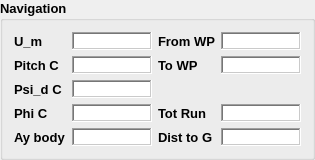
          <widget class="QGroupBox" name="navigation_groupBox">
           <property name="minimumSize">
            <size>
             <width>0</width>
             <height>0</height>
            </size>
           </property>
           <property name="maximumSize">
            <size>
             <width>16777215</width>
             <height>16777215</height>
            </size>
           </property>
           <property name="font">
            <font>
             <pointsize>10</pointsize>
             <weight>75</weight>
             <bold>true</bold>
            </font>
           </property>
           <property name="title">
            <string>Navigation</string>
           </property>
           <layout class="QVBoxLayout" name="verticalLayout_2">
            <item>
             <layout class="QGridLayout" name="gridLayout_4">
              <item row="0" column="0">
               <widget class="QLabel" name="label_26">
                <property name="minimumSize">
                 <size>
                  <width>0</width>
                  <height>0</height>
                 </size>
                </property>
                <property name="maximumSize">
                 <size>
                  <width>16777215</width>
                  <height>16777215</height>
                 </size>
                </property>
                <property name="font">
                 <font>
                  <pointsize>10</pointsize>
                  <weight>75</weight>
                  <bold>true</bold>
                 </font>
                </property>
                <property name="text">
                 <string>U_m</string>
                </property>
               </widget>
              </item>
              <item row="0" column="1">
               <widget class="QTextEdit" name="m_Um">
                <property name="sizePolicy">
                 <sizepolicy hsizetype="Expanding" vsizetype="Fixed">
                  <horstretch>0</horstretch>
                  <verstretch>0</verstretch>
                 </sizepolicy>
                </property>
                <property name="minimumSize">
                 <size>
                  <width>60</width>
                  <height>18</height>
                 </size>
                </property>
                <property name="maximumSize">
                 <size>
                  <width>80</width>
                  <height>18</height>
                 </size>
                </property>
                <property name="frameShape">
                 <enum>QFrame::WinPanel</enum>
                </property>
                <property name="verticalScrollBarPolicy">
                 <enum>Qt::ScrollBarAlwaysOff</enum>
                </property>
                <property name="horizontalScrollBarPolicy">
                 <enum>Qt::ScrollBarAlwaysOff</enum>
                </property>
                <property name="readOnly">
                 <bool>true</bool>
                </property>
               </widget>
              </item>
              <item row="0" column="2">
               <widget class="QLabel" name="label_31">
                <property name="minimumSize">
                 <size>
                  <width>0</width>
                  <height>0</height>
                 </size>
                </property>
                <property name="maximumSize">
                 <size>
                  <width>16777215</width>
                  <height>16777215</height>
                 </size>
                </property>
                <property name="font">
                 <font>
                  <pointsize>10</pointsize>
                  <weight>75</weight>
                  <bold>true</bold>
                 </font>
                </property>
                <property name="text">
                 <string>From WP</string>
                </property>
               </widget>
              </item>
              <item row="0" column="3">
               <widget class="QTextEdit" name="m_FromWP">
                <property name="sizePolicy">
                 <sizepolicy hsizetype="Expanding" vsizetype="Fixed">
                  <horstretch>0</horstretch>
                  <verstretch>0</verstretch>
                 </sizepolicy>
                </property>
                <property name="minimumSize">
                 <size>
                  <width>60</width>
                  <height>18</height>
                 </size>
                </property>
                <property name="maximumSize">
                 <size>
                  <width>80</width>
                  <height>18</height>
                 </size>
                </property>
                <property name="frameShape">
                 <enum>QFrame::WinPanel</enum>
                </property>
                <property name="verticalScrollBarPolicy">
                 <enum>Qt::ScrollBarAlwaysOff</enum>
                </property>
                <property name="horizontalScrollBarPolicy">
                 <enum>Qt::ScrollBarAlwaysOff</enum>
                </property>
                <property name="readOnly">
                 <bool>true</bool>
                </property>
               </widget>
              </item>
              <item row="1" column="0">
               <widget class="QLabel" name="label_27">
                <property name="minimumSize">
                 <size>
                  <width>0</width>
                  <height>0</height>
                 </size>
                </property>
                <property name="maximumSize">
                 <size>
                  <width>16777215</width>
                  <height>16777215</height>
                 </size>
                </property>
                <property name="font">
                 <font>
                  <pointsize>10</pointsize>
                  <weight>75</weight>
                  <bold>true</bold>
                 </font>
                </property>
                <property name="text">
                 <string>Pitch C</string>
                </property>
               </widget>
              </item>
              <item row="1" column="1">
               <widget class="QTextEdit" name="m_PitchC">
                <property name="sizePolicy">
                 <sizepolicy hsizetype="Expanding" vsizetype="Fixed">
                  <horstretch>0</horstretch>
                  <verstretch>0</verstretch>
                 </sizepolicy>
                </property>
                <property name="minimumSize">
                 <size>
                  <width>60</width>
                  <height>18</height>
                 </size>
                </property>
                <property name="maximumSize">
                 <size>
                  <width>80</width>
                  <height>18</height>
                 </size>
                </property>
                <property name="frameShape">
                 <enum>QFrame::WinPanel</enum>
                </property>
                <property name="verticalScrollBarPolicy">
                 <enum>Qt::ScrollBarAlwaysOff</enum>
                </property>
                <property name="horizontalScrollBarPolicy">
                 <enum>Qt::ScrollBarAlwaysOff</enum>
                </property>
                <property name="readOnly">
                 <bool>true</bool>
                </property>
               </widget>
              </item>
              <item row="1" column="2">
               <widget class="QLabel" name="label_32">
                <property name="minimumSize">
                 <size>
                  <width>0</width>
                  <height>0</height>
                 </size>
                </property>
                <property name="maximumSize">
                 <size>
                  <width>16777215</width>
                  <height>16777215</height>
                 </size>
                </property>
                <property name="font">
                 <font>
                  <pointsize>10</pointsize>
                  <weight>75</weight>
                  <bold>true</bold>
                 </font>
                </property>
                <property name="text">
                 <string>To WP</string>
                </property>
               </widget>
              </item>
              <item row="1" column="3">
               <widget class="QTextEdit" name="m_ToWP">
                <property name="sizePolicy">
                 <sizepolicy hsizetype="Expanding" vsizetype="Fixed">
                  <horstretch>0</horstretch>
                  <verstretch>0</verstretch>
                 </sizepolicy>
                </property>
                <property name="minimumSize">
                 <size>
                  <width>60</width>
                  <height>18</height>
                 </size>
                </property>
                <property name="maximumSize">
                 <size>
                  <width>80</width>
                  <height>18</height>
                 </size>
                </property>
                <property name="frameShape">
                 <enum>QFrame::WinPanel</enum>
                </property>
                <property name="verticalScrollBarPolicy">
                 <enum>Qt::ScrollBarAlwaysOff</enum>
                </property>
                <property name="horizontalScrollBarPolicy">
                 <enum>Qt::ScrollBarAlwaysOff</enum>
                </property>
                <property name="readOnly">
                 <bool>true</bool>
                </property>
               </widget>
              </item>
              <item row="2" column="0">
               <widget class="QLabel" name="label_28">
                <property name="minimumSize">
                 <size>
                  <width>0</width>
                  <height>0</height>
                 </size>
                </property>
                <property name="maximumSize">
                 <size>
                  <width>16777215</width>
                  <height>16777215</height>
                 </size>
                </property>
                <property name="font">
                 <font>
                  <pointsize>10</pointsize>
                  <weight>75</weight>
                  <bold>true</bold>
                 </font>
                </property>
                <property name="text">
                 <string>Psi_d C</string>
                </property>
               </widget>
              </item>
              <item row="2" column="1">
               <widget class="QTextEdit" name="m_PsidC">
                <property name="sizePolicy">
                 <sizepolicy hsizetype="Expanding" vsizetype="Fixed">
                  <horstretch>0</horstretch>
                  <verstretch>0</verstretch>
                 </sizepolicy>
                </property>
                <property name="minimumSize">
                 <size>
                  <width>60</width>
                  <height>18</height>
                 </size>
                </property>
                <property name="maximumSize">
                 <size>
                  <width>80</width>
                  <height>18</height>
                 </size>
                </property>
                <property name="frameShape">
                 <enum>QFrame::WinPanel</enum>
                </property>
                <property name="verticalScrollBarPolicy">
                 <enum>Qt::ScrollBarAlwaysOff</enum>
                </property>
                <property name="horizontalScrollBarPolicy">
                 <enum>Qt::ScrollBarAlwaysOff</enum>
                </property>
                <property name="readOnly">
                 <bool>true</bool>
                </property>
               </widget>
              </item>
              <item row="2" column="3">
               <spacer name="verticalSpacer">
                <property name="orientation">
                 <enum>Qt::Vertical</enum>
                </property>
                <property name="sizeHint" stdset="0">
                 <size>
                  <width>20</width>
                  <height>5</height>
                 </size>
                </property>
               </spacer>
              </item>
              <item row="3" column="0">
               <widget class="QLabel" name="label_29">
                <property name="minimumSize">
                 <size>
                  <width>0</width>
                  <height>0</height>
                 </size>
                </property>
                <property name="maximumSize">
                 <size>
                  <width>16777215</width>
                  <height>16777215</height>
                 </size>
                </property>
                <property name="font">
                 <font>
                  <pointsize>10</pointsize>
                  <weight>75</weight>
                  <bold>true</bold>
                 </font>
                </property>
                <property name="text">
                 <string>Phi C</string>
                </property>
               </widget>
              </item>
              <item row="3" column="1">
               <widget class="QTextEdit" name="m_PhiC">
                <property name="sizePolicy">
                 <sizepolicy hsizetype="Expanding" vsizetype="Fixed">
                  <horstretch>0</horstretch>
                  <verstretch>0</verstretch>
                 </sizepolicy>
                </property>
                <property name="minimumSize">
                 <size>
                  <width>60</width>
                  <height>18</height>
                 </size>
                </property>
                <property name="maximumSize">
                 <size>
                  <width>80</width>
                  <height>18</height>
                 </size>
                </property>
                <property name="frameShape">
                 <enum>QFrame::WinPanel</enum>
                </property>
                <property name="verticalScrollBarPolicy">
                 <enum>Qt::ScrollBarAlwaysOff</enum>
                </property>
                <property name="horizontalScrollBarPolicy">
                 <enum>Qt::ScrollBarAlwaysOff</enum>
                </property>
                <property name="readOnly">
                 <bool>true</bool>
                </property>
               </widget>
              </item>
              <item row="3" column="2">
               <widget class="QLabel" name="label_33">
                <property name="minimumSize">
                 <size>
                  <width>0</width>
                  <height>0</height>
                 </size>
                </property>
                <property name="maximumSize">
                 <size>
                  <width>16777215</width>
                  <height>16777215</height>
                 </size>
                </property>
                <property name="font">
                 <font>
                  <pointsize>10</pointsize>
                  <weight>75</weight>
                  <bold>true</bold>
                 </font>
                </property>
                <property name="text">
                 <string>Tot Run</string>
                </property>
               </widget>
              </item>
              <item row="3" column="3">
               <widget class="QTextEdit" name="m_TotRun">
                <property name="sizePolicy">
                 <sizepolicy hsizetype="Expanding" vsizetype="Fixed">
                  <horstretch>0</horstretch>
                  <verstretch>0</verstretch>
                 </sizepolicy>
                </property>
                <property name="minimumSize">
                 <size>
                  <width>60</width>
                  <height>18</height>
                 </size>
                </property>
                <property name="maximumSize">
                 <size>
                  <width>80</width>
                  <height>18</height>
                 </size>
                </property>
                <property name="frameShape">
                 <enum>QFrame::WinPanel</enum>
                </property>
                <property name="verticalScrollBarPolicy">
                 <enum>Qt::ScrollBarAlwaysOff</enum>
                </property>
                <property name="horizontalScrollBarPolicy">
                 <enum>Qt::ScrollBarAlwaysOff</enum>
                </property>
                <property name="readOnly">
                 <bool>true</bool>
                </property>
               </widget>
              </item>
              <item row="4" column="0">
               <widget class="QLabel" name="label_30">
                <property name="minimumSize">
                 <size>
                  <width>0</width>
                  <height>0</height>
                 </size>
                </property>
                <property name="maximumSize">
                 <size>
                  <width>16777215</width>
                  <height>16777215</height>
                 </size>
                </property>
                <property name="font">
                 <font>
                  <pointsize>10</pointsize>
                  <weight>75</weight>
                  <bold>true</bold>
                 </font>
                </property>
                <property name="text">
                 <string>Ay body</string>
                </property>
               </widget>
              </item>
              <item row="4" column="1">
               <widget class="QTextEdit" name="m_AyBody">
                <property name="sizePolicy">
                 <sizepolicy hsizetype="Expanding" vsizetype="Fixed">
                  <horstretch>0</horstretch>
                  <verstretch>0</verstretch>
                 </sizepolicy>
                </property>
                <property name="minimumSize">
                 <size>
                  <width>60</width>
                  <height>18</height>
                 </size>
                </property>
                <property name="maximumSize">
                 <size>
                  <width>80</width>
                  <height>18</height>
                 </size>
                </property>
                <property name="frameShape">
                 <enum>QFrame::WinPanel</enum>
                </property>
                <property name="verticalScrollBarPolicy">
                 <enum>Qt::ScrollBarAlwaysOff</enum>
                </property>
                <property name="horizontalScrollBarPolicy">
                 <enum>Qt::ScrollBarAlwaysOff</enum>
                </property>
                <property name="readOnly">
                 <bool>true</bool>
                </property>
               </widget>
              </item>
              <item row="4" column="2">
               <widget class="QLabel" name="label_34">
                <property name="minimumSize">
                 <size>
                  <width>0</width>
                  <height>0</height>
                 </size>
                </property>
                <property name="maximumSize">
                 <size>
                  <width>16777215</width>
                  <height>16777215</height>
                 </size>
                </property>
                <property name="font">
                 <font>
                  <pointsize>10</pointsize>
                  <weight>75</weight>
                  <bold>true</bold>
                 </font>
                </property>
                <property name="text">
                 <string>Dist to G</string>
                </property>
               </widget>
              </item>
              <item row="4" column="3">
               <widget class="QTextEdit" name="m_DistToGo">
                <property name="sizePolicy">
                 <sizepolicy hsizetype="Expanding" vsizetype="Fixed">
                  <horstretch>0</horstretch>
                  <verstretch>0</verstretch>
                 </sizepolicy>
                </property>
                <property name="minimumSize">
                 <size>
                  <width>60</width>
                  <height>18</height>
                 </size>
                </property>
                <property name="maximumSize">
                 <size>
                  <width>80</width>
                  <height>18</height>
                 </size>
                </property>
                <property name="frameShape">
                 <enum>QFrame::WinPanel</enum>
                </property>
                <property name="verticalScrollBarPolicy">
                 <enum>Qt::ScrollBarAlwaysOff</enum>
                </property>
                <property name="horizontalScrollBarPolicy">
                 <enum>Qt::ScrollBarAlwaysOff</enum>
                </property>
                <property name="readOnly">
                 <bool>true</bool>
                </property>
               </widget>
              </item>
             </layout>
            </item>
           </layout>
          </widget>
